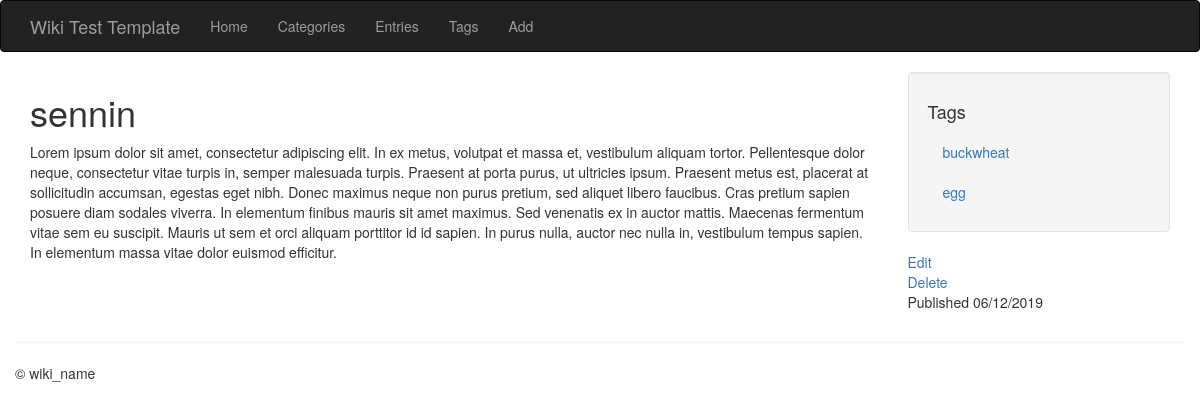
The app's page /entries/sennin/ with its own data.
### models.py (models this page shows, shortened)
class Entry(db.Model):
    STATUS_PUBLIC = 0
    STATUS_DRAFT = 1
    STATUS_DELETED = 2
    id = db.Column(db.Integer, primary_key=True)
    title = db.Column(db.String(100))
    slug = db.Column(db.String(100), unique=True)
    body = db.Column(db.Text)
    author = db.Column(db.String(100))
    status = db.Column(db.SmallInteger, default=STATUS_PUBLIC)
    created_timestamp = db.Column(db.DateTime, default = datetime.datetime.now)
    modified_timestamp = db.Column(db.DateTime,
    default = datetime.datetime.now,
    onupdate = datetime.datetime.now)
    tags = db.relationship('Tag', secondary = entry_tags,
            backref = db.backref('entries', lazy='dynamic'))
    categories = db.relationship('Category', secondary = entry_categories,
            backref = db.backref('entries', lazy='dynamic'))

class Tag(db.Model):
    id = db.Column(db.Integer, primary_key = True)
    name = db.Column(db.String(64))
    slug = db.Column(db.String(64), unique = True)

### entries/blueprint.py (the view)
@entries.route('/<slug>/')
def detail(slug):
    entry = Entry.query.filter(Entry.slug == slug).first_or_404()
    return render_template('entries/detail.html', entry=entry)

### entries/templates/entries/detail.html
{% extends "base.html" %}
{% block content_title %}{{ entry.title }}{% endblock %}
{% block sidebar %}
    <ul class="well nav nav-list">
        <li><h4>Tags</h4></li>
        {% for tag in entry.tags %}
            <li><a href="{{ url_for('entries.tag_detail', slug=tag.slug) }}">{{ tag.name }}</a></li>
        {% endfor %}
    </ul>
    <a href="{{ url_for('entries.edit', slug=entry.slug) }}">Edit</a>
    <br>
    <a href="{{ url_for('entries.delete', slug=entry.slug) }}">Delete</a>
    <p>Published {{ entry.created_timestamp.strftime('%m/%d/%Y')}}</p>
{% endblock %}
{% block content %}
    {{ entry.body }}
{% endblock %}

### records on screen
Entry: title "sennin", body "Lorem ipsum dolor sit amet, consectetur adipiscing elit. In ex metus, volutpat et massa et, vestibulum aliquam tortor. Pellentesque dolor neque, consectetur vitae turpis in, semper malesuada turpis. Praesent at porta purus, ut ultricies ipsum. Praesent metus est, placerat at sollicitudin accumsan, egestas eget nibh. Donec maximus neque non purus pretium, sed aliquet libero faucibus. Cras pretium sapien posuere diam sodales viverra. In elementum finibus mauris sit amet maximus. Sed venenatis ex in auctor mattis. Maecenas fermentum vitae sem eu suscipit. Mauris ut sem et orci aliquam porttitor id id sapien. In purus nulla, auctor nec nulla in, vestibulum tempus sapien. In elementum massa…", created_timestamp "06/12/2019"
Tag: name "buckwheat"
Tag: name "egg"
